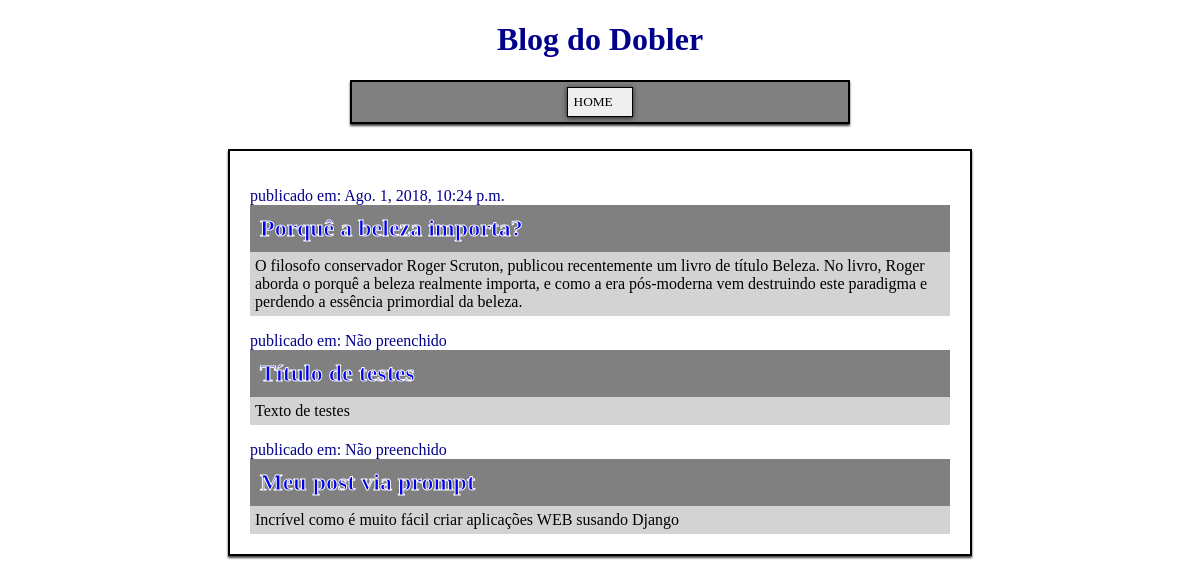
Before: / with the older database file.
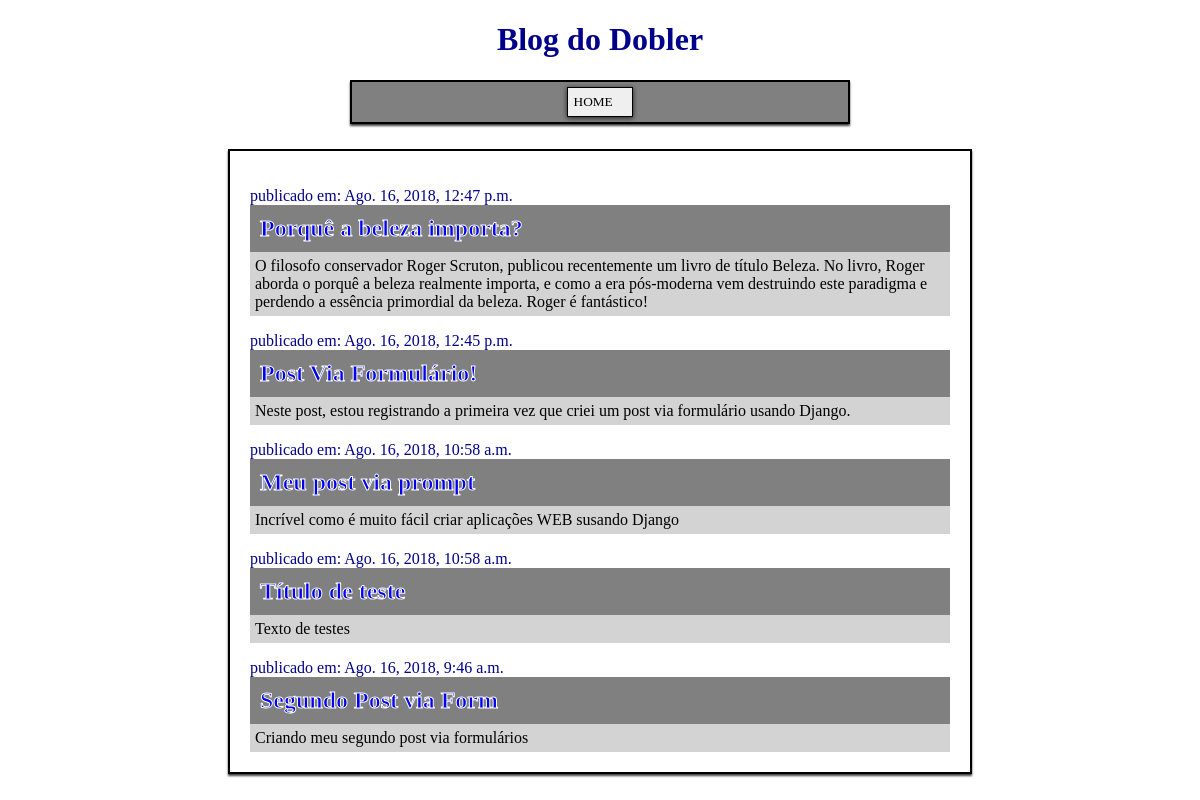
After: the same page with the newer database file.
### app/models.py (models this page shows, shortened)
class Post(models.Model):
    author = models.ForeignKey('auth.User', on_delete=models.CASCADE)
    title = models.CharField(max_length=200)
    text = models.TextField()
    created_date = models.DateTimeField(default=timezone.now)
    published_date = models.DateTimeField(blank=True, null=True)

### app/views.py (the view)
# urls.py: path('', views.post_list, name='post_list'),
def post_list(request):
    posts = Post.objects.order_by('-published_date')
    return render(request, 'blog/post_list.html', {'posts': posts})

### app/templates/blog/post_list.html
{% extends "blog/base.html" %}
{% block content %}
    {% for post in posts %}
        {% if post.published_date == None %}
            <p class="published">publicado em: Não preenchido</p>
        {% else %}
            <p class="published">publicado em: {{ post.published_date }}</p>
        {% endif %}
        <h2 class="blog-title"><a href="{% url 'post_detail' pk=post.pk %}">{{ post.title }}</a></h2>
        <p class="blog-text">{{ post.text|linebreaksbr }}</p>
    {% endfor %}
{% endblock  %}

### app/templates/blog/base.html (shortened to what this page needs)
<!doctype html>
<html lang="pt-BR">
<head>
    <link rel="stylesheet" href="../../static/css/blog.css">
    <link rel="stylesheet" href="../../static/fontawesome/css/all.css">
</head>
<body>
    <div class="header">
        <div>
            <h1>Blog do Dobler</h1>
        </div>
        <div class="menu">
            <a href="{% url 'post_list' %}">
                <button type="button">HOME&nbsp;<i class="fas fa-home"></i></button>
            </a>
        </div>
    </div>
    <div class="content">
        <div>
           {% block content %}
           {% endblock %}
       </div>
    </div>
</body>
</html>

### app/static/css/blog.css (style rules this page uses)
.header { width: 500px; margin: 0 auto; text-align: center; }
h1 { color: darkblue; font-family: AlfaSlabOne; }
.content { width: 700px; margin: 0 auto; padding: 20px; border: black solid 2px; box-shadow: 0px 2px 2px 0px rgba(0,0,0,0.75); }
.published { margin-bottom: 0; color: darkblue; font-family: AlfaSlabOne; }
.blog-title { background-color: grey; margin: 0; padding: 10px 10px; font-family: AlfaSlabOne; color: navy; -webkit-text-stroke-width: 1px; -webkit-text-stroke-color: white; }
a, a:link, a:visited, a:focus, a:hover, a:active { text-decoration:none; }
.blog-text { background-color: lightgrey; margin: 0; padding: 5px 5px; font-family: AlfaSlabOne; }
.menu { border: 2px black solid; background-color: grey; margin-bottom: 5%; padding: 1%; box-shadow: 0px 2px 2px 0px rgba(0,0,0,0.75); }
button { border: 1px black solid; height: 30px; cursor: pointer; box-shadow: 0px 1px 5px 0px rgba(0,0,0,0.75); font-family: AlfaSlabOne; }

Changed rows visible on the page:
changed Post "Porquê a beleza importa?": published_date "Ago. 1, 2018, 10:24 p.m." → "Ago. 16, 2018, 12:47 p.m."; text "…essência primordial da beleza." → "…essência primordial da beleza. Roger é fantástico!"
added Post: published_date "Ago. 16, 2018, 12:45 p.m.", title "Post Via Formulário!", text "Neste post, estou registrando a primeira vez que criei um post via formulário usando Django."
changed Post "Meu post via prompt": published_date (not shown) → "Ago. 16, 2018, 10:58 a.m."; published_date "publicado em: Não preenchido" → "publicado em:"; moves up the list
changed Post "Texto de testes": published_date (not shown) → "Ago. 16, 2018, 10:58 a.m."; title "Título de testes" → "Título de teste"; published_date "publicado em: Não preenchido" → "publicado em:"
added Post: published_date "Ago. 16, 2018, 9:46 a.m.", title "Segundo Post via Form", text "Criando meu segundo post via formulários"
